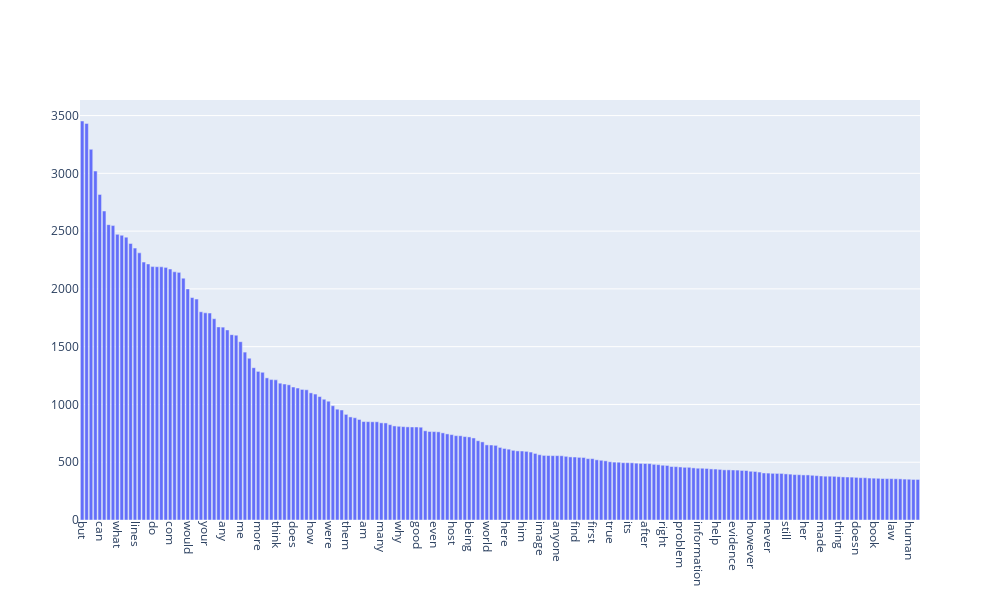

Notebook code for this chart:
### Markdown cell above
### >>> **Exercise 14 (take home):** 
Additionally, you can attempt to sort the terms on the `x-axis` by frequency instead of in alphabetical order. This way the visualization is more meaninfgul and you will be able to observe the so called [long tail](https://en.wikipedia.org/wiki/Long_tail) (get familiar with this term since it will appear a lot in data mining and other statistics courses). see picture below

![alt txt](https://upload.wikimedia.org/wikipedia/commons/thumb/8/8a/Long_tail.svg/1000px-Long_tail.svg.png)

### Code cell
# Answer here
sorted_pairs = sorted(zip(y_filtered, x_filtered), reverse=True)

# Unzipping the sorted pairs back into separate lists
y_sorted, x_sorted = zip(*sorted_pairs)



# Set the figure 
fig_sorted = py.Figure(
    data=[py.Bar(x=x_sorted, y=y_sorted)]
)
# Set the output appearance of figure 
fig_sorted.update_layout(
    xaxis_tickangle=90,  
    height=600,          
    width=1000          
)

# Show the plot
fig_sorted.show()

### Figure 1 — Plotly figure (JSON) as saved in the notebook; plotly's stock layout.template omitted (floating-point values rounded to 4 significant figures; data arrays with more than 128 entries replaced by an {"elided": "..."} marker saying what was removed)
{"data": [{"type": "bar", "x": {"elided": "191 str values"}, "y": {"elided": "191 int values"}}], "layout": {"height": 600, "width": 1000, "xaxis": {"autorange": true, "range": [-0.5, 190.5], "tickangle": 90, "type": "category"}, "yaxis": {"autorange": true, "range": [0, 3635.0], "type": "linear"}}}
